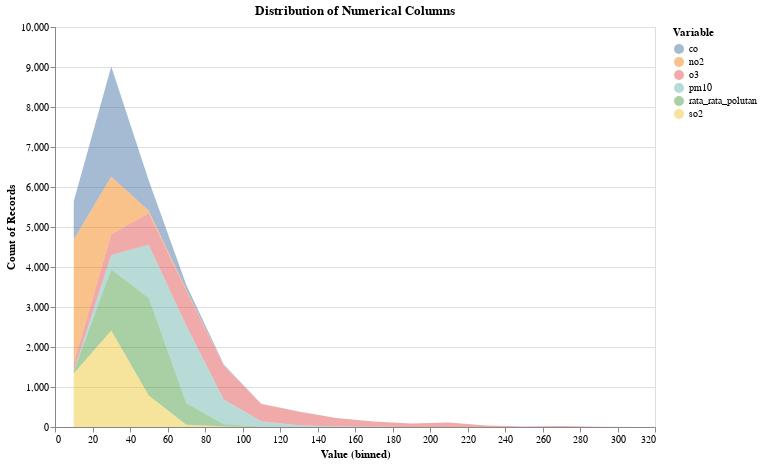

Notebook code cell kept with this figure:
### Code cell
# Visualisasi Distribusi Kolom Numerik
alt.Chart(all_data).transform_fold(
    numerical_cols,
    as_=['Variable', 'Value']
).mark_area(
    opacity=0.5
).encode(
    alt.X('Value:Q', bin=alt.Bin(maxbins=30)),
    alt.Y('count()'),
    alt.Color('Variable:N')
).properties(
    title='Distribution of Numerical Columns',
    width=600,
    height=400
).interactive()

### Figure 1 — Vega-Lite specification as saved in the notebook (floating-point values rounded to 4 significant figures; data arrays with more than 128 entries replaced by an {"elided": "..."} marker saying what was removed)
{"config": {"view": {"continuousWidth": 300, "continuousHeight": 300}}, "data": {"name": "data-138956b9316028428ddf179c4911c909"}, "mark": {"type": "area", "opacity": 0.5}, "encoding": {"color": {"field": "Variable", "type": "nominal"}, "x": {"bin": {"maxbins": 30}, "field": "Value", "type": "quantitative"}, "y": {"aggregate": "count", "type": "quantitative"}}, "height": 400, "params": [{"name": "param_1", "select": {"type": "interval", "encodings": ["x", "y"]}, "bind": "scales"}], "title": "Distribution of Numerical Columns", "transform": [{"fold": ["pm10", "so2", "co", "o3", "no2", "rata_rata_polutan"], "as": ["Variable", "Value"]}], "width": 600, "$schema": "https://vega.github.io/schema/vega-lite/v5.20.1.json", "datasets": {"data-138956b9316028428ddf179c4911c909": {"elided": "4626 records"}}}
